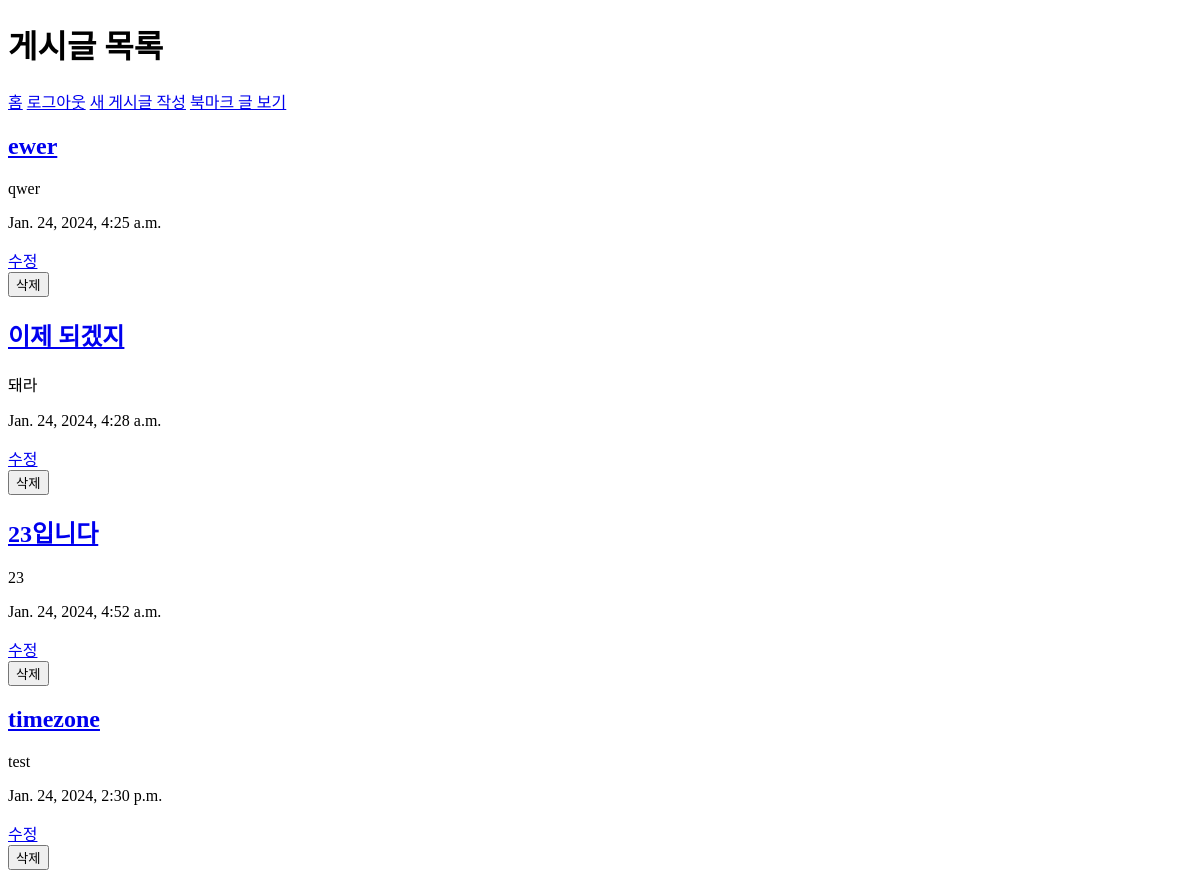
Before: /board/post_list with the older database file.
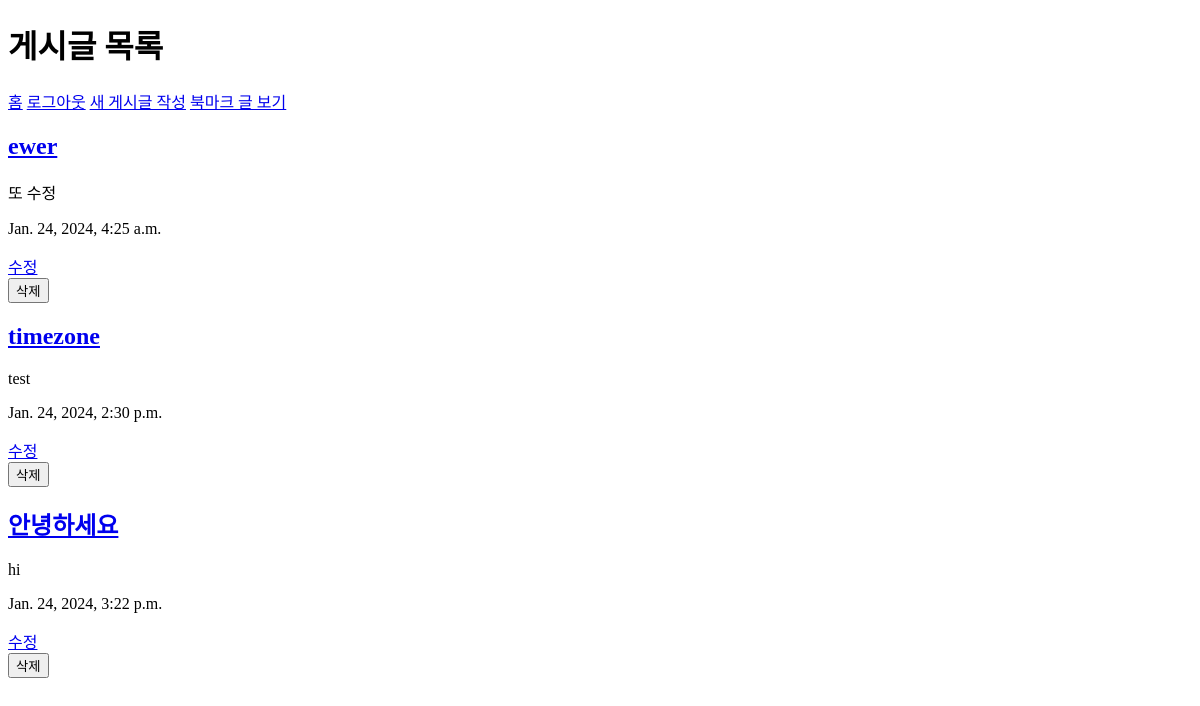
After: the same page with the newer database file.
### board/models.py (models this page shows)
class Post(models.Model):
    author = models.ForeignKey(User, on_delete=models.CASCADE)                                # 작성자
    title = models.CharField(max_length=200)                                                  # 제목
    content = models.TextField()                                                              # 내용
    bookmarked_by = models.ManyToManyField(User, related_name='bookmarked_posts', blank=True) # 북마크
    created_at = models.DateTimeField(auto_now_add=True)                                      # 작성일
    updated_at = models.DateTimeField(auto_now=True)                                          # 수정일

### board/views.py (the view)
# urls.py: path('post_list', views.post_list, name='post_list'),
def post_list(request):
    posts = Post.objects.all()
    return render(request, 'post_list.html', {'posts': posts})

### board/templates/post_list.html (shortened to what this page needs)
<!DOCTYPE html>
<html>
<head>
</head>
<body>
    <h1>게시글 목록</h1>
    <a href="{% url 'home' %}">홈</a>
    <a href="{% url 'logout' %}">로그아웃</a>
    <a href="{% url 'post_create' %}">새 게시글 작성</a>
    <a href="{% url 'bookmarked_posts' %}">북마크 글 보기</a>
    {% for post in posts %}
    <div>
        <h2><a href="{% url 'post_detail' post_id=post.pk %}">{{ post.title }}</a></h2>
        <p>{{ post.content }}</p>
        <p>{{ post.created_at }}</p>
    </div>
    <a href="{% url 'post_edit' post.id %}">수정</a>
    <form action="{% url 'post_delete' post.id %}" method="POST">
        <input type="submit" value="삭제">
    </form>
    {% endfor %}
</body>
</html>

Changed rows visible on the page:
removed Post: title "이제 되겠지", content "돼라", created_at "Jan. 24, 2024, 4:28 a.m."
removed Post: title "23입니다", content "23", created_at "Jan. 24, 2024, 4:52 a.m."
changed Post "ewer": content "qwer" → "또 수정"
added Post: title "안녕하세요", content "hi", created_at "Jan. 24, 2024, 3:22 p.m."
